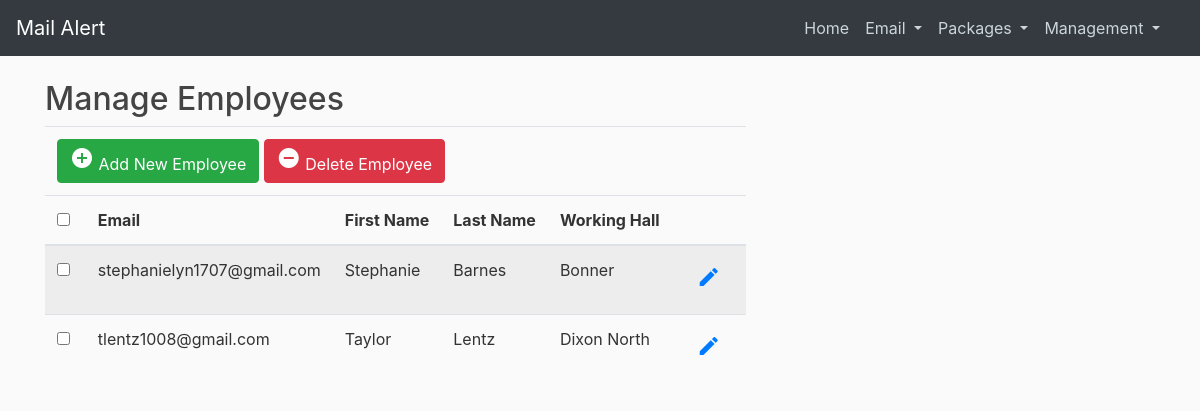
Page /management on the earlier database version.
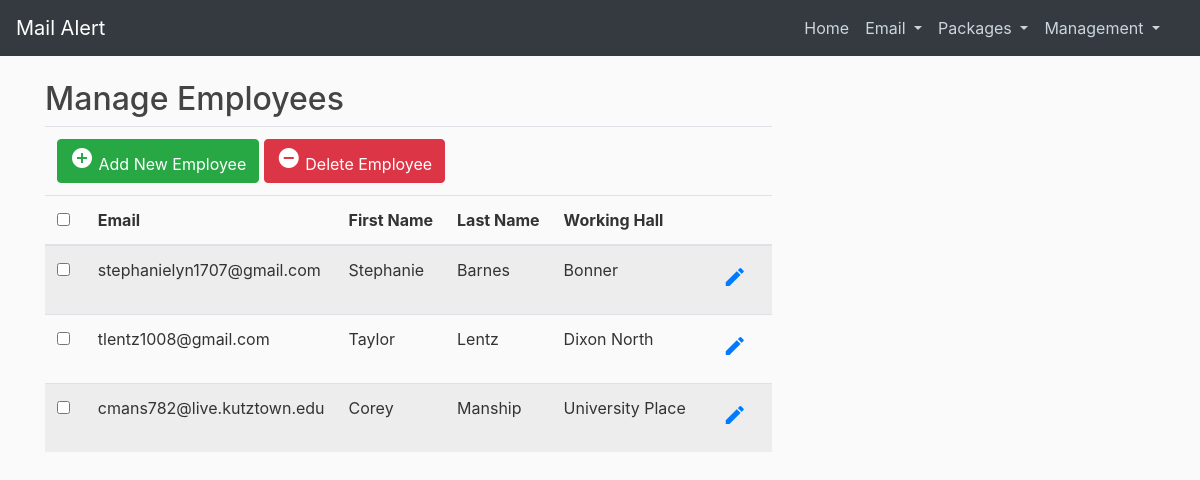
Same page on the later database version.
### mailalert/models.py (models this page shows, shortened)
class Employee(db.Model, UserMixin):
    id = db.Column(db.Integer, primary_key=True)
    email = db.Column(db.String(120), unique=True, nullable=False)
    fname = db.Column(db.String(100), nullable=False)
    lname = db.Column(db.String(100), nullable=False)
    workinghall = db.Column(db.String(2), nullable=False)
    password = db.Column(db.String(60), nullable=False)

### mailalert/employees/routes.py (the view, shortened to what this page needs)
@employees.route("/management", methods=['GET', 'POST'])
def management():
    form = ManagementForm()
    employees = Employee.query.all()
    return render_template('management.html', title='Management', form=form, employees=employees)

### mailalert/employees/forms.py (shortened to what this page needs)
class ManagementForm(FlaskForm):
    email = StringField('Email ', validators=[DataRequired(), Email()])
    firstName = StringField('First Name', validators=[DataRequired()])
    lastName = StringField('Last Name', validators=[DataRequired()])
    hall = SelectField('Working Hall', choices=[('Dixon North', 'Dixon North'), ('Dixon South', 'Dixon South'), ('Village South', 'Village South'),
                                                ('University Place', 'University Place'), ('Bonner', 'Bonner'), ('Johnson', 'Johnson'),
                                                ('Schuylkill', 'Schuylkill'), ('Lehigh', 'Lehigh'), ('Beck', 'Beck'),
                                                ('Berks', 'Berks'), ('Deatrick', 'Deatrick'), ('Rothermel', 'Rothermel'), ('Honors', 'Honors')])
    submit = SubmitField('Submit')

### mailalert/templates/management.html (shortened to what this page needs)
{% extends "layout_with_navbar.html" %}
{%block content %}
<head>
</head>
<body>
	<div class="container">
		<form action="{{ url_for('employees.delete_employee') }}" method="POST">
			<div class="table-wrapper">
				<div class="table-title">
					<div class="row">
						<div class="col-sm-6">
							<h2>Manage Employees</h2>
						</div>
					</div>
				</div>
				<table class="table table-striped table-hover">
					<thead>
						<tr>
							<div class="btn-toolbar float-right">
								<td colspan="7">
									<a href="#addEmployeeModal" class="btn btn-success" data-toggle="modal"><i
											class="material-icons">&#xE147;</i> <span>Add New Employee</span></a>
									<a href="#deleteEmployeeModal" class="btn btn-danger" data-toggle="modal"><i
											class="material-icons">&#xE15C;</i> <span>Delete Employee</span></a>
								</td>
							</div>
						</tr>
						<tr>
							<th>
								<span class="custom-checkbox">
									<input type="checkbox" id="selectAll" />
								</span>
							</th>
							<th>Email</th>
							<th>First Name</th>
							<th>Last Name</th>
							<th>Working Hall</th>
							<th></th>
						</tr>
					</thead>
					{% for employee in employees %}
						<tr>
							<td><span class="custom-checkbox">
									<input type="checkbox" name="del_employees" value="{{ employee.id }}" />
								</span></td>
							<td>{{ employee.email }}</td>
							<td>{{ employee.fname }}</td>
							<td>{{ employee.lname }}</td>
							<td>{{ employee.workinghall }}</td>
							<td>
								<a href="#editEmployeeModal" align="center" class="btn edit" title="Edit" value="{{ employee.id }}" id="edit" data-toggle="modal">
									<i class="material-icons">&#xE254;</i>
								</a>
							</td>
						</tr>
					{% endfor %}
				</table>
			</div>
		</form>
	</div>
</body>
{% endblock %}

Differences in the rows shown:
added Employee: email "cmans782@live.kutztown.edu", fname "Corey", lname "Manship", workinghall "University Place", {{ employee.id }} 5 (drawn)
